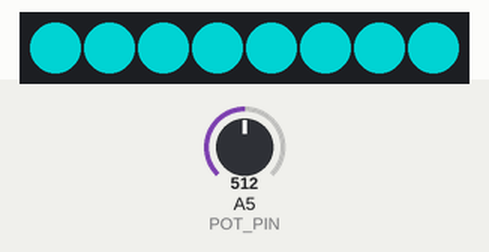
The sketch below on a simulated Arduino Uno, built with avr-gcc and run on an emulated ATmega328P. Shown: 8 RGB LEDs in strip order, left to right. The test bench sets the inputs (shaded band); at power-on: A5 (POT_PIN) = 512. Dim RGB values are drawn brighter than linear.

Above: at 1.2 s.
1.3 s: A5 (POT_PIN) set to 716
At 1.8 s:
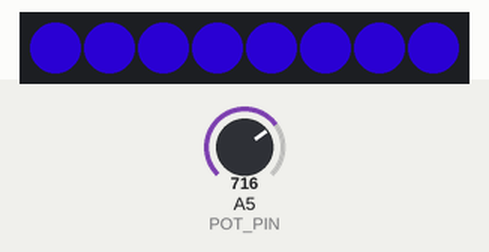
2.8 s: A5 (POT_PIN) set to 900
At 4.0 s:
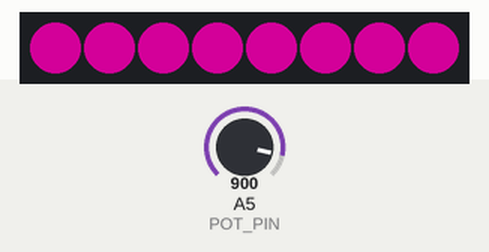
4.3 s: A5 (POT_PIN) set to 1023
At 5.3 s:
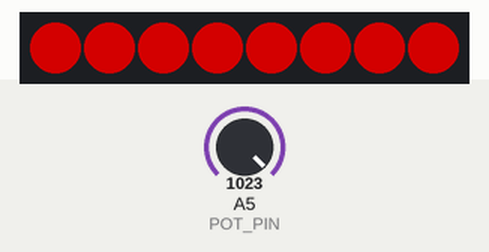
5.8 s: A5 (POT_PIN) set to 306
At 6.5 s:
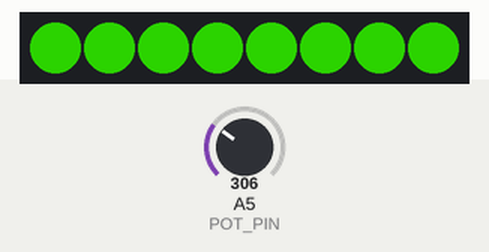
7.3 s: A5 (POT_PIN) set to 122
At 7.6 s:
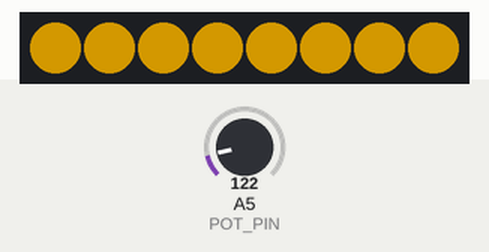
8.8 s: A5 (POT_PIN) set to 0
At 9.9 s:
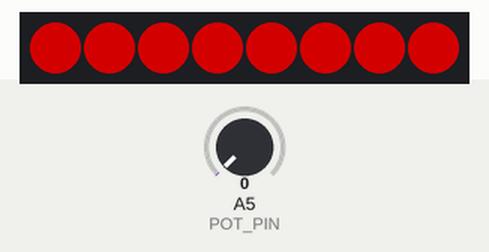
Timing chart, 0 to 11.3 s (numbered marks = the images above; inputs shaded):
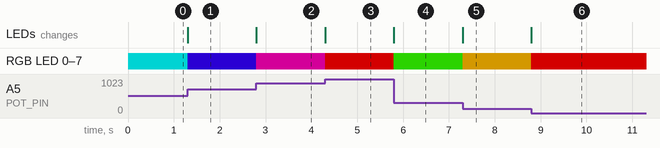

The sketch:

change-color-pot.ino
```cpp
#include <Adafruit_NeoPixel.h>

const int POT_PIN = 5;
const int NEOPIXEL_PIN = 5;
const int NUM_LEDS = 8;
const float MAX_POT_VALUE = 1023.0;
int pot_value = 0;

Adafruit_NeoPixel strip = Adafruit_NeoPixel(NUM_LEDS, NEOPIXEL_PIN, NEO_GRB + NEO_KHZ800);

void setup() {
  strip.begin();
  strip.setBrightness(127);
  strip.show();
}

void loop() {
  strip.clear();

  pot_value = analogRead(POT_PIN);
  for (int i = 0; i < NUM_LEDS; i++) {
    strip.setPixelColor(i, strip.ColorHSV(pot_value * 64));
  }

  strip.show();
}
```

Measured:
- after the input at 1.3 s, RGB LED 0–7: RGB(0, 127, 127) → RGB(25, 0, 127) at once; the LEDs: change at once (image 1)
- after the input at 2.8 s, RGB LED 0–7: RGB(25, 0, 127) → RGB(127, 0, 92) at once; the LEDs: change at once (image 2)
- after the input at 4.3 s, RGB LED 0–7: RGB(127, 0, 92) → RGB(127, 0, 0) at once; the LEDs: change at once (image 3)
- after the input at 5.8 s, RGB LED 0–7: RGB(127, 0, 0) → RGB(26, 127, 0) at once; the LEDs: change at once (image 4)
- after the input at 7.3 s, RGB LED 0–7: RGB(26, 127, 0) → RGB(127, 91, 0) at once; the LEDs: change at once (image 5)
- after the input at 8.8 s, RGB LED 0–7: RGB(127, 91, 0) → RGB(127, 0, 0) at once; the LEDs: change at once (image 6)
